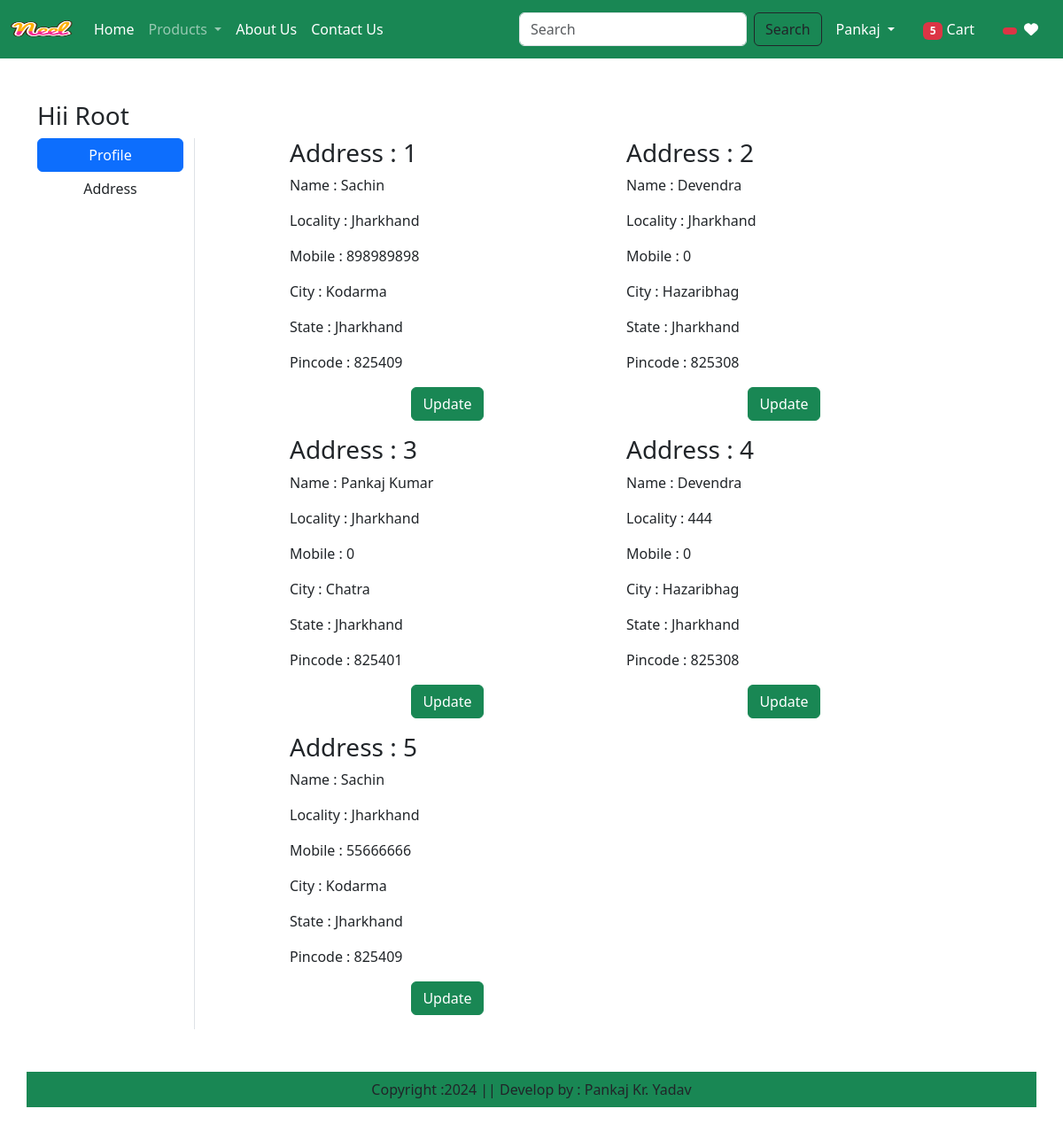
Page /address/ (signed in) on the earlier database version.
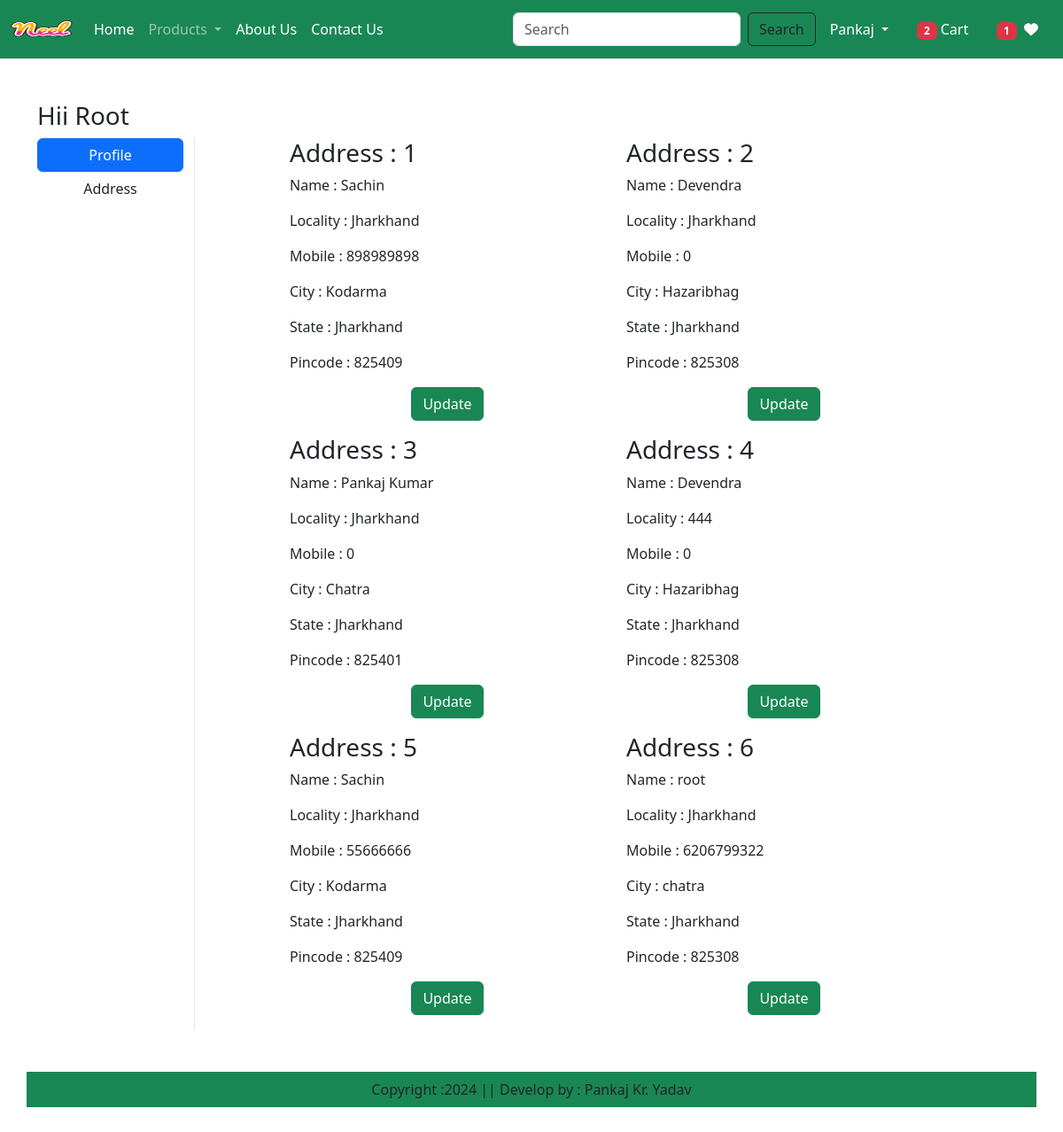
Same page on the later database version.
### app/models.py (models this page shows, shortened)
class Customer(models.Model):
    user = models.ForeignKey(User, on_delete=models.CASCADE)
    name = models.CharField(max_length=200)
    locality = models.CharField(max_length=200)
    city = models.CharField(max_length=50)
    mobile = models.IntegerField(default=0)
    zipcode = models.IntegerField()
    state = models.CharField(choices=STATE_CHOICES, max_length=100)

### app/views.py (the view)
# urls.py: path('address/',views.address,name="address"),
@login_required
def address(request):
    add = Customer.objects.filter(user=request.user)
    totalitem = 0
    wishitem=0
    if request.user.is_authenticated:
        totalitem = len(Cart.objects.filter(user=request.user))
        wishitem = len(Wishlist.objects.filter(user=request.user))
    return render(request,'app/address.html',locals())

### app/templates/app/address.html (shortened to what this page needs)
{% extends 'app/base.html' %}
{% load static %}
{% block content %}
<div class="container my-5">
    <div class="row">
        <h3>Hii <span class="text-capitalize">{{request.user}}</span></h3>
    <div class="col-sm-2 border-end">
        <ul class="list-unstyled">
            <li class="d-grid"><a href="{% url 'profile' %}" class="btn btn-primary">Profile</a></li>
            <li class="d-grid"><a href="{% url 'address' %}" class="btn">Address</a></li>
        </ul>
    </div>
    <div class="col-sm-8 offset-sm-1">
        <div class="row">
            {% for ad in add %}
            <div class="col-sm-6">
                <div class="card-body">
                    <h3>Address : {{forloop.counter}}</h3>
                    <p>Name : {{ad.name}}</p>
                    <p>Locality : {{ad.locality}}</p>
                    <p>Mobile : {{ad.mobile}}</p>
                    <p>City : {{ad.city}}</p>
                    <p> State : {{ad.state}}</p>
                    <p>Pincode : {{ad.zipcode}}</p>
                    <p class="text-center"><a href="{% url 'updateAddress' pk=ad.id %}" type="button" class="btn btn-success">Update</a></p>
                </div>
            </div>
            {% endfor %}
        </div>
    </div>
{% endblock content %}

Differences in the rows shown:
added Customer: name "root", locality "Jharkhand", mobile "6206799322", city "chatra", state "Jharkhand", zipcode "825308"
Other differences:
{{ totalitem }}: "5" → "2"
{{ wishitem }}: (not shown) → "1"
